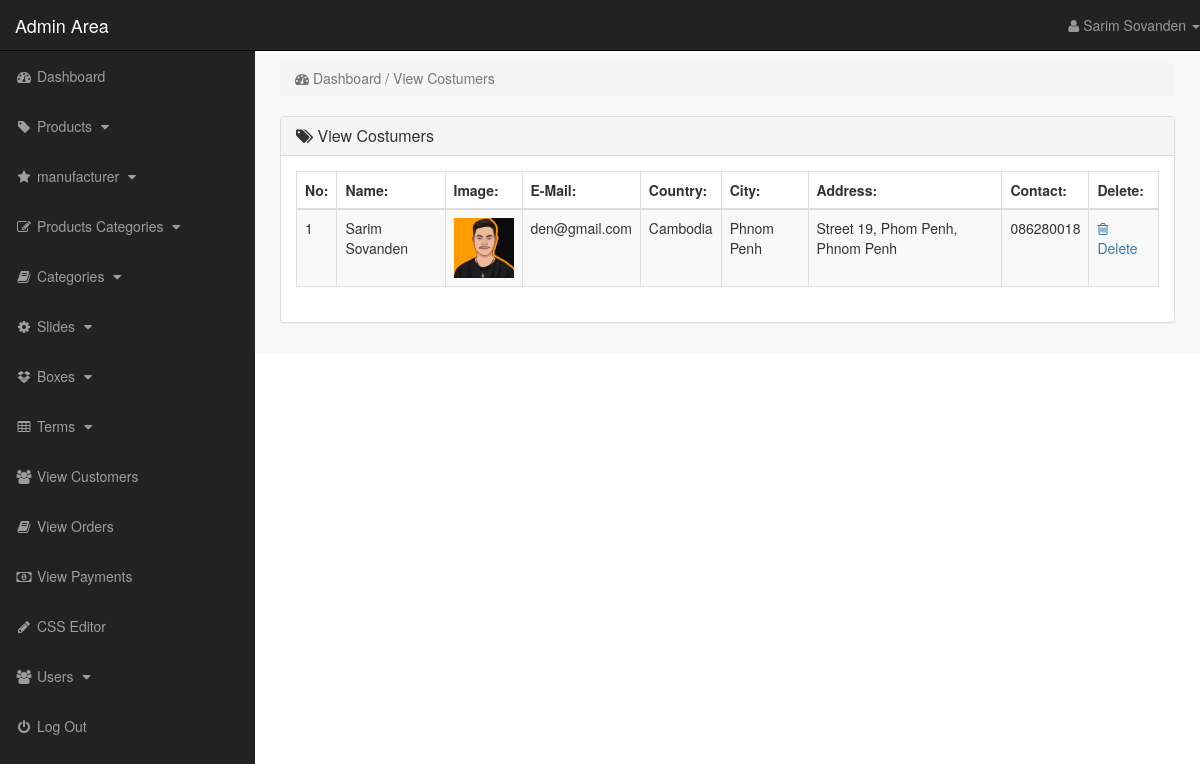
Page /admin_area/index.php?view_customers (signed in) on the committed database.
### tables this page shows
CREATE TABLE `customers` (
  `customer_id` int(10) NOT NULL,
  `customer_name` varchar(255) NOT NULL,
  `customer_email` varchar(255) NOT NULL,
  `customer_pass` varchar(255) NOT NULL,
  `customer_country` text NOT NULL,
  `customer_city` text NOT NULL,
  `customer_contact` varchar(255) NOT NULL,
  `customer_address` text NOT NULL,
  `customer_image` text NOT NULL,
  `customer_ip` text NOT NULL
);

### admin_area/view_customers.php (the view)
<?php
    if(!isset($_SESSION['admin_email'])){
        echo "<script>window.open('login.php','_self')</script>";
    }else{
?>
<div class="row">
    <div class="col-lg-12">
        <ol class="breadcrumb">
            <li class="active">
                <i class="fa fa-dashboard"></i> Dashboard / View Costumers
            </li>
        </ol>
    </div>
</div>
<div class="row">
    <div class="col-lg-12">
        <div class="panel panel-default">
            <div class="panel-heading">
                <h3 class="panel-title">
                    <i class="fa fa-tags"></i> View Costumers
                </h3>
            </div>
            <div class="panel-body">
                <div class="table-responsive">
                    <table class="table table-striped table-bordered table-hover">
                        <thead>
                            <tr>
                                <th> No: </th>
                                <th> Name: </th>
                                <th> Image: </th>
                                <th> E-Mail: </th>
                                <th> Country: </th>
                                <th> City: </th>
                                <th> Address: </th>
                                <th> Contact: </th>
                                <th> Delete: </th>
                            </tr>
                        </thead>
                        <tbody>
                            <?php
                                $i=0;
                                $get_c = "select * from customers";
                                $run_c = mysqli_query($con,$get_c);
                                while($row_c=mysqli_fetch_array($run_c)){
                                    $c_id = $row_c['customer_id'];
                                    $c_name = $row_c['customer_name'];
                                    $c_img = $row_c['customer_image'];
                                    $c_email = $row_c['customer_email'];
                                    $c_country = $row_c['customer_country'];
                                    $c_city = $row_c['customer_city'];
                                    $c_address = $row_c['customer_address'];
                                    $c_contact = $row_c['customer_contact'];
                                    $i++;
                            ?>
                            <tr>
                                <td> <?php echo $i; ?> </td>
                                <td> <?php echo $c_name; ?> </td>
                                <td> <img src="../customer/customer_images/<?php echo $c_img; ?>" width="60"
                                        height="60"></td>
                                <td> <?php echo $c_email; ?> </td>
                                <td> <?php echo $c_country; ?></td>
                                <td> <?php echo $c_city; ?> </td>
                                <td> <?php echo $c_address ?> </td>
                                <td> <?php echo $c_contact ?> </td>
                                <td>
                                    <a href="index.php?delete_customer=<?php echo $c_id; ?>">
                                        <i class="fa fa-trash-o"></i> Delete
                                    </a>
                                </td>
                            </tr>
                            <?php } ?>
                        </tbody>
                    </table>
                </div>
            </div>
        </div>
    </div>
</div>
<?php } ?>

### admin_area/includes/sidebar.php (shortened to what this page needs)
<?php
    if(!isset($_SESSION['admin_email'])){
        echo "<script>window.open('login.php','_self')</script>";
    }else{
?>
<nav class="navbar navbar-inverse navbar-fixed-top">
    <div class="navbar-header">
        <a href="index.php?dashboard" class="navbar-brand">Admin Area</a>
    </div>
    <ul class="nav navbar-right top-nav">
        <li class="dropdown">
            <a href="#" class="dropdown-toggle" data-toggle="dropdown">
                <i class="fa fa-user"></i> <?php echo $admin_name;  ?> <b class="caret"></b>
            </a>
        </li>
    </ul>
    <div class="collapse navbar-collapse navbar-ex1-collapse">
        <ul class="nav navbar-nav side-nav">
            <li>
                <a href="index.php?dashboard">
                    <i class="fa fa-fw fa-dashboard"></i> Dashboard
                </a>
            </li>
            <li>
                <a href="#" data-toggle="collapse" data-target="#products">
                    <i class="fa fa-fw fa-tag"></i> Products
                    <i class="fa fa-fw fa-caret-down"></i>
                </a>
            </li>
            <li>
                <a href="#" data-toggle="collapse" data-target="#manufacturer">
                    <i class="fa fa-fw fa-star"></i> manufacturer
                    <i class="fa fa-fw fa-caret-down"></i>
                </a>
            </li>
            <li>
                <a href="#" data-toggle="collapse" data-target="#p_cat">
                    <i class="fa fa-fw fa-edit"></i> Products Categories
                    <i class="fa fa-fw fa-caret-down"></i>
                </a>
            </li>
            <li>
                <a href="#" data-toggle="collapse" data-target="#cat">
                    <i class="fa fa-fw fa-book"></i> Categories
                    <i class="fa fa-fw fa-caret-down"></i>
                </a>
            </li>
            <li>
                <a href="#" data-toggle="collapse" data-target="#slides">
                    <i class="fa fa-fw fa-gear"></i> Slides
                    <i class="fa fa-fw fa-caret-down"></i>
                </a>
            </li>
            <li>
                <a href="#" data-toggle="collapse" data-target="#boxes">
                    <i class="fa fa-fw fa-dropbox"></i> Boxes
                    <i class="fa fa-fw fa-caret-down"></i>
                </a>
            </li>
            <li>
                <a href="#" data-toggle="collapse" data-target="#terms">
                    <i class="fa fa-fw fa-table"></i> Terms
                    <i class="fa fa-fw fa-caret-down"></i>
                </a>
            </li>
            <li>
                <a href="index.php?view_customers">
                    <i class="fa fa-fw fa-users"></i> View Customers
                </a>
            </li>
            <li>
                <a href="index.php?view_orders">
                    <i class="fa fa-fw fa-book"></i> View Orders
                </a>
            </li>
            <li>
                <a href="index.php?view_payments">
                    <i class="fa fa-fw fa-money"></i> View Payments
                </a>
            </li>
            <li>
                <a href="index.php?edit_css">
                    <i class="fa fa-fw fa-pencil"></i> CSS Editor
                </a>
            </li>
            <li>
                <a href="#" data-toggle="collapse" data-target="#users">
                    <i class="fa fa-fw fa-users"></i> Users
                    <i class="fa fa-fw fa-caret-down"></i>
                </a>
            </li>
            <li>
                <a href="logout.php">
                    <i class="fa fa-fw fa-power-off"></i> Log Out
                </a>
            </li>
        </ul>
    </div>
</nav>
<?php } ?>

### admin_area/css/style.css (style rules this page uses)
body { margin-top: 100px; }
@media (min-width: 768px) { body { margin-top: 50px; } }
.top-nav > li > a { color: #999999; line-height: 20px; padding-top: 15px; padding-bottom: 15px; }
@media (min-width: 768px) { .side-nav { position: fixed; top: 51px; bottom: 0; width: 255px; overflow-y: auto; overflow-x: hidden; background-color: #222222; padding-bottom: 40px; border-radius: 0; } }
@media (min-width: 768px) { .side-nav > li > a { width: 255px; } }
.panel-body { border-radius: 5px; }

### rows in the picture
customers: customer_name "Sarim Sovanden", customer_image (picture), customer_email "den@gmail.com", customer_country "Cambodia", customer_city "Phnom Penh", customer_address "Street 19, Phom Penh, Phnom Penh", customer_contact "086280018"

### other values in the picture
$admin_name "Sarim Sovanden"
